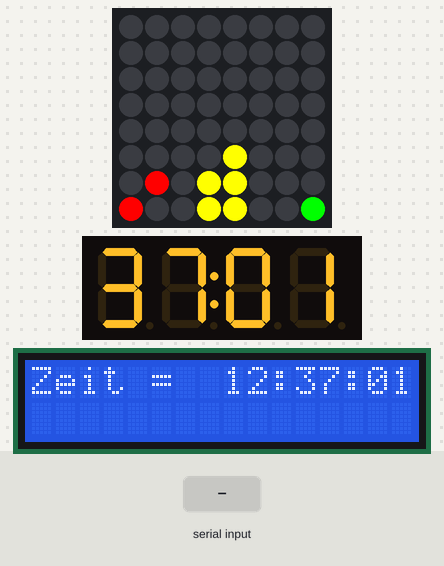
Recording of a sketch running on a simulated Arduino Uno, built with avr-gcc and run on an emulated ATmega328P. On the bench: 8×8 RGB LED matrix (first LED top left, wired row by row), 4-digit seven-segment display, 16×2 character LCD. The test bench sets the inputs (shaded band). What the sketch prints to the serial monitor is not drawn.

Above: at 1.2 s.
1.3 s: "H90\n" received over Serial
At 3.9 s:
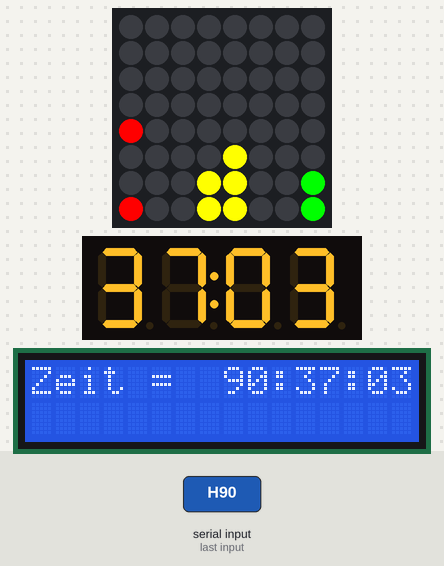
4.3 s: "M90\n" received over Serial
At 7.0 s:
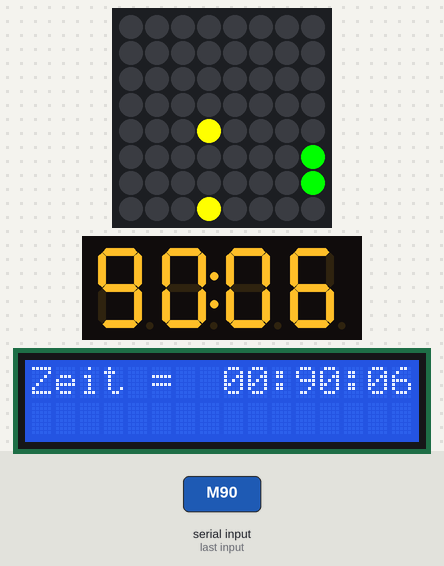
7.3 s: "S90\n" received over Serial
At 10.1 s:
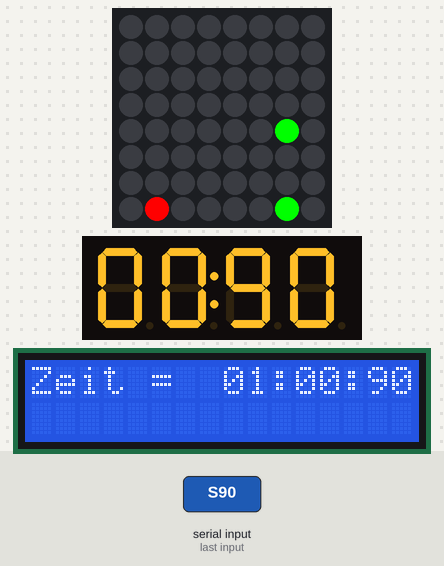
10.3 s: "H\n" received over Serial
Timing chart, 0 to 12.8 s (numbered marks = the images above; inputs shaded):
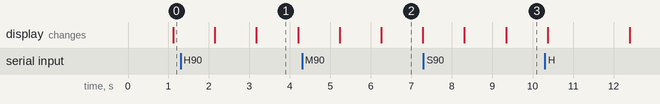

The sketch:

I2C_bin_Dig_LCD_Uhr.ino
```cpp
/*    This is a library for our I2C LED Backpacks
 * Designed specifically to work with the Adafruit LED Matrix backpacks
 * ----> http://www.adafruit.com/products/872
 * ----> http://www.adafruit.com/products/871
 * ----> http://www.adafruit.com/products/870
 *
 * These displays use I2C to communicate, 2 pins are required to
 * interface. There are multiple selectable I2C addresses. For backpacks
 * with 2 Address Select pins: 0x70, 0x71, 0x72 or 0x73. For backpacks
 * with 3 Address Select pins: 0x70 thru 0x77    */

#include <Wire.h>
#include "Adafruit_LEDBackpack.h"
#include "Adafruit_GFX.h"
#include <LiquidCrystal_I2C.h>      // muss neuste DFRobot Bibl. sein mit behobenem RESET Fehler

#define STD_COUNTER 4

Adafruit_7segment seg7 = Adafruit_7segment();
Adafruit_BicolorMatrix matrix = Adafruit_BicolorMatrix();
LiquidCrystal_I2C lcd(0x20,16,2);  // set the LCD address to 0x20 for a 16 chars and 2 line display
// LiquidCrystal_I2C lcd(0x27,16,2);     // ohne Adressbrücken fest 0x27; mit Adressbrücken default 0x20 (bis 0x27)

unsigned char hour = 12, minute = 37, second;
int setH, setM, setS;

unsigned int interval = 21000;       // Intervallzeit
unsigned long alteZeit;    // Zeit-Variable
int stdCounter = 0;


void setup()
{
  Serial.begin(9600);
  Serial.println("8x8 LED Matrix Test");
  matrix.begin(0x70);        // pass in the address
  seg7.begin(0x71);
  alteZeit = millis();       // jetzigen Zeitstempel merken
  lcd.init();                           // LCD aktivieren bzw initialisieren
  lcd.backlight();                      // Hintergrund Beleuchtung == EIN
  lcd.home();                           // Cursor in Grundstellung links oben
}  // setup

static const uint8_t PROGMEM
smile_bmp[] =
{
  B00111100,
  B01000010,
  B10100101,
  B10000001,
  B10100101,
  B10011001,
  B01000010,
  B00111100
}
,
neutral_bmp[] =
{
  B00111100,
  B01000010,
  B10100101,
  B10000001,
  B10111101,
  B10000001,
  B01000010,
  B00111100
}
,
frown_bmp[] =
{
  B00111100,
  B01000010,
  B10100101,
  B10000001,
  B10011001,
  B10100101,
  B01000010,
  B00111100
};

void loop()
{
  int cursorPos;
  matrix.clear();
  for ( int i = 0; i <= 7; i++) {
    if ( bitRead(hour / 10, i) ) {
      matrix.drawPixel(0, 7 - i, LED_RED);
    }
  }
  for ( int i = 0; i <= 7; i++) {
    if ( bitRead(hour % 10, i) ) {
      matrix.drawPixel(1, 7 - i, LED_RED);
    }
  }
  for ( int i = 0; i <= 7; i++) {
    if ( bitRead(minute / 10, i) ) {
      matrix.drawPixel(3, 7 - i, LED_YELLOW);
    }
  }
  for ( int i = 0; i <= 7; i++) {
    if ( bitRead(minute % 10, i) ) {
      matrix.drawPixel(4, 7 - i, LED_YELLOW);
    }
  }
  for ( int i = 0; i <= 7; i++) {
    if ( bitRead(second / 10, i) ) {
      matrix.drawPixel(6, 7 - i, LED_GREEN);
    }
  }
  for ( int i = 0; i <= 7; i++) {
    if ( bitRead(second % 10, i) ) {
      matrix.drawPixel(7, 7 - i, LED_GREEN);
    }
  }
  matrix.writeDisplay();

  if((millis() - alteZeit) > interval)
  {
    seg7.writeDigitNum(0, (hour / 10), false);  // 0 ist hoechste Stelle --> links
    seg7.writeDigitNum(1, (hour % 10), false);  // 1 ist zweithoechste Stelle
    seg7.drawColon(true);                         // Doppelpunkt == EIN
    seg7.writeDigitNum(3, (minute / 10), false);  // Stelle 2 gibt es nicht --> 3
    seg7.writeDigitNum(4, (minute % 10), false);  // 4 ist kleinste Stelle --> rechts
    seg7.writeDisplay();
    if (stdCounter < STD_COUNTER)
    {
      stdCounter++;
    }
    else
    {
      alteZeit = millis();
      stdCounter = 0;
    }
  }  // if
  else
  {
    seg7.writeDigitNum(0, (minute / 10), false);  // 0 ist hoechste Stelle --> links
    seg7.writeDigitNum(1, (minute % 10), false);  // 1 ist zweithoechste Stelle
    seg7.drawColon(true);                         // Doppelpunkt == EIN
    seg7.writeDigitNum(3, (second / 10), false);  // Stelle 2 gibt es nicht --> 3
    seg7.writeDigitNum(4, (second % 10), false);  // 4 ist kleinste Stelle --> rechts
    seg7.writeDisplay();
  }  // else

/*
  lcd.setCursor(0,0);              // Cursor in Position x,y; gezählt wird wieder von "0" ab
  lcd.print("Zeit =  ");           // Text ausgeben
  lcd.setCursor(8,0);              // Cursor in Position x,y; gezählt wird wieder von "0" ab
  lcd.print(hour);                 // Text ausgeben
  lcd.setCursor(10,0);              // Cursor in Position x,y; gezählt wird wieder von "0" ab
  lcd.print(":");           // Text ausgeben
  lcd.setCursor(11,0);              // Cursor in Position x,y; gezählt wird wieder von "0" ab
  lcd.print(minute);                 // Text ausgeben
  lcd.setCursor(13,0);              // Cursor in Position x,y; gezählt wird wieder von "0" ab
  lcd.print(":");           // Text ausgeben
  lcd.setCursor(14,0);              // Cursor in Position x,y; gezählt wird wieder von "0" ab
  lcd.print(second);                 // Text ausgeben
*/

  cursorPos = 0;
  lcd.setCursor(cursorPos, 0);             // Cursor to column 0, line 0;
  lcd.print("Zeit =  ");           // Text ausgeben
  cursorPos = 8;
  LCDprintDigits(hour, false, cursorPos);
  cursorPos = cursorPos + 2;
  LCDprintDigits(minute, true, cursorPos);
  cursorPos = cursorPos + 3;
  LCDprintDigits(second, true, cursorPos);

  second++;
  if (second > 59) {
    second = 0;
    minute++;
  }
  if (minute > 59) {
    minute = 0;
    hour++;
  }
  if (hour > 23){
    hour = 0;
  }

  setH = 255;
  setM = 255;
  setS = 255;

  while( Serial.available() > 0) {
    unsigned char code = Serial.read();
    Serial.print("Char received: ");
    Serial.println((String)code);
    switch( code ){
      case 'H':
        setH = Serial.parseInt();
        Serial.print("   H found: ");
        Serial.println(setH);
        break;
      case 'M':
        setM = Serial.parseInt();
        Serial.print("   M found: ");
        Serial.println(setM);
        break;
      case 'S':
        setS= Serial.parseInt();
        Serial.print("   S found: ");
        Serial.println(setS);
       break;
      default:
        Serial.println("   Wrong Char found!");
        break;
    }  // switch
    if( Serial.read() == '\n') {
      if( setH != 255 ) hour = setH;
      if( setM != 255 ) minute = setM;
      if( setS != 255 ) second = setS;
    }  // if
  }  // while
  delay(1000);
}  // loop

void LCDprintDigits(int digits, int dPunkt, int cursorPos){
  // utility function for digital clock display: prints preceding colon and leading 0
  if (dPunkt)
  {
    lcd.setCursor(cursorPos, 0);             // Cursor to column 0, line 0;
    lcd.print(":");
    cursorPos++;
  }
  if(digits < 10)
  {
    lcd.setCursor(cursorPos, 0);             // Cursor to column 0, line 0;
    lcd.print('0');
    cursorPos++;
  }
  lcd.setCursor(cursorPos, 0);             // Cursor to column 0, line 0;
  lcd.print(digits);
}

  /*
  matrix.clear();
   matrix.drawBitmap(0, 0, smile_bmp, 8, 8, LED_GREEN);
   matrix.writeDisplay();
   delay(500);

   matrix.clear();
   matrix.drawBitmap(0, 0, neutral_bmp, 8, 8, LED_YELLOW);
   matrix.writeDisplay();
   delay(500);

   matrix.clear();
   matrix.drawBitmap(0, 0, frown_bmp, 8, 8, LED_RED);
   matrix.writeDisplay();
   delay(500);

   matrix.clear();      // clear display
   matrix.drawPixel(0, 0, LED_GREEN);
   matrix.writeDisplay();  // write the changes we just made to the display
   delay(500);

   matrix.clear();
   matrix.drawLine(0,0, 7,7, LED_YELLOW);
   matrix.writeDisplay();  // write the changes we just made to the display
   delay(500);

   matrix.clear();
   matrix.drawRect(0,0, 8,8, LED_RED);
   matrix.fillRect(2,2, 4,4, LED_GREEN);
   matrix.writeDisplay();  // write the changes we just made to the display
   delay(500);

   matrix.clear();
   matrix.drawCircle(3,3, 3, LED_YELLOW);
   matrix.writeDisplay();  // write the changes we just made to the display
   delay(500);

   matrix.setTextWrap(false);  // we dont want text to wrap so it scrolls nicely
   matrix.setTextSize(1);
   matrix.setTextColor(LED_GREEN);
   for (int8_t x=7; x>=-36; x--) {
   matrix.clear();
   matrix.setCursor(x,0);
   matrix.print("Hello");
   matrix.writeDisplay();
   delay(100);
   }
   matrix.setRotation(3);
   matrix.setTextColor(LED_RED);
   for (int8_t x=7; x>=-36; x--) {
   matrix.clear();
   matrix.setCursor(x,0);
   matrix.print("World");
   matrix.writeDisplay();
   delay(100);
   }
   matrix.setRotation(0);
   */
```

Measured:
- what the display in image 1 shows lasts 1.0 s, from 3.2 s to 4.2 s
